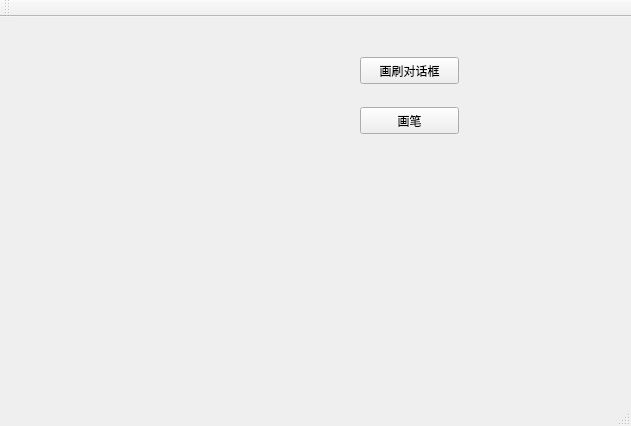
<?xml version="1.0" encoding="UTF-8"?>
<ui version="4.0">
 <class>MainWindow</class>
 <widget class="QMainWindow" name="MainWindow">
  <property name="geometry">
   <rect>
    <x>0</x>
    <y>0</y>
    <width>631</width>
    <height>426</height>
   </rect>
  </property>
  <property name="windowTitle">
   <string>MainWindow</string>
  </property>
  <widget class="QWidget" name="centralWidget">
   <widget class="QWidget" name="widget" native="true">
    <property name="geometry">
     <rect>
      <x>0</x>
      <y>0</y>
      <width>241</width>
      <height>191</height>
     </rect>
    </property>
   </widget>
   <widget class="QPushButton" name="pushButton">
    <property name="geometry">
     <rect>
      <x>360</x>
      <y>40</y>
      <width>99</width>
      <height>27</height>
     </rect>
    </property>
    <property name="text">
     <string>画刷对话框</string>
    </property>
   </widget>
   <widget class="QPushButton" name="pushButton_2">
    <property name="geometry">
     <rect>
      <x>360</x>
      <y>90</y>
      <width>99</width>
      <height>27</height>
     </rect>
    </property>
    <property name="text">
     <string>画笔</string>
    </property>
   </widget>
  </widget>
  <widget class="QMenuBar" name="menuBar">
   <property name="geometry">
    <rect>
     <x>0</x>
     <y>0</y>
     <width>631</width>
     <height>28</height>
    </rect>
   </property>
  </widget>
  <widget class="QToolBar" name="mainToolBar">
   <attribute name="toolBarArea">
    <enum>TopToolBarArea</enum>
   </attribute>
   <attribute name="toolBarBreak">
    <bool>false</bool>
   </attribute>
  </widget>
  <widget class="QStatusBar" name="statusBar"/>
 </widget>
 <layoutdefault spacing="6" margin="11"/>
 <resources/>
 <connections/>
</ui>
